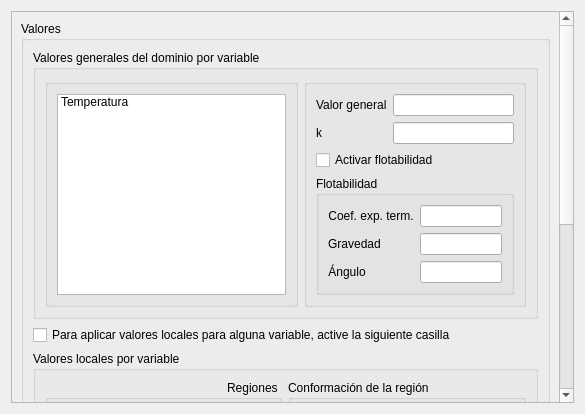
<?xml version="1.0" encoding="UTF-8"?>
<ui version="4.0">
 <class>valores_window</class>
 <widget class="QWidget" name="valores_window">
  <property name="geometry">
   <rect>
    <x>0</x>
    <y>0</y>
    <width>585</width>
    <height>414</height>
   </rect>
  </property>
  <property name="windowTitle">
   <string>Valores - PrePRODIC3D</string>
  </property>
  <layout class="QGridLayout" name="gridLayout_3">
   <item row="0" column="0">
    <widget class="QScrollArea" name="scrollArea">
     <property name="widgetResizable">
      <bool>true</bool>
     </property>
     <widget class="QWidget" name="scrollAreaWidgetContents">
      <property name="geometry">
       <rect>
        <x>0</x>
        <y>0</y>
        <width>548</width>
        <height>741</height>
       </rect>
      </property>
      <layout class="QVBoxLayout" name="verticalLayout_3">
       <item>
        <widget class="QGroupBox" name="groupBox">
         <property name="title">
          <string>Valores</string>
         </property>
         <layout class="QVBoxLayout" name="verticalLayout_2">
          <item>
           <widget class="QGroupBox" name="groupBox_2">
            <property name="title">
             <string>Valores generales del dominio por variable</string>
            </property>
            <layout class="QHBoxLayout" name="horizontalLayout">
             <item>
              <widget class="QGroupBox" name="groupBox_3">
               <property name="title">
                <string/>
               </property>
               <layout class="QGridLayout" name="gridLayout_2">
                <item row="0" column="0">
                 <widget class="QListWidget" name="listWidget">
                  <item>
                   <property name="text">
                    <string>Temperatura</string>
                   </property>
                  </item>
                 </widget>
                </item>
               </layout>
              </widget>
             </item>
             <item>
              <widget class="QGroupBox" name="groupBox_4">
               <property name="title">
                <string/>
               </property>
               <layout class="QFormLayout" name="formLayout_2">
                <item row="0" column="0">
                 <widget class="QLabel" name="label">
                  <property name="text">
                   <string>Valor general</string>
                  </property>
                 </widget>
                </item>
                <item row="0" column="1">
                 <widget class="QLineEdit" name="lineEdit"/>
                </item>
                <item row="1" column="0">
                 <widget class="QLabel" name="label_2">
                  <property name="text">
                   <string>k</string>
                  </property>
                 </widget>
                </item>
                <item row="1" column="1">
                 <widget class="QLineEdit" name="lineEdit_2"/>
                </item>
                <item row="2" column="0" colspan="2">
                 <widget class="QCheckBox" name="checkBox">
                  <property name="text">
                   <string>Activar flotabilidad</string>
                  </property>
                 </widget>
                </item>
                <item row="3" column="0" colspan="2">
                 <widget class="QGroupBox" name="groupBox_5">
                  <property name="title">
                   <string>Flotabilidad</string>
                  </property>
                  <layout class="QFormLayout" name="formLayout">
                   <item row="0" column="0">
                    <widget class="QLabel" name="label_3">
                     <property name="text">
                      <string>Coef. exp. term.</string>
                     </property>
                     <property name="alignment">
                      <set>Qt::AlignCenter</set>
                     </property>
                    </widget>
                   </item>
                   <item row="0" column="1">
                    <widget class="QLineEdit" name="lineEdit_3"/>
                   </item>
                   <item row="1" column="0">
                    <widget class="QLabel" name="label_4">
                     <property name="text">
                      <string>Gravedad</string>
                     </property>
                     <property name="alignment">
                      <set>Qt::AlignCenter</set>
                     </property>
                    </widget>
                   </item>
                   <item row="1" column="1">
                    <widget class="QLineEdit" name="lineEdit_4"/>
                   </item>
                   <item row="2" column="0">
                    <widget class="QLabel" name="label_5">
                     <property name="text">
                      <string>Ángulo</string>
                     </property>
                     <property name="alignment">
                      <set>Qt::AlignCenter</set>
                     </property>
                    </widget>
                   </item>
                   <item row="2" column="1">
                    <widget class="QLineEdit" name="lineEdit_5"/>
                   </item>
                  </layout>
                 </widget>
                </item>
               </layout>
              </widget>
             </item>
            </layout>
           </widget>
          </item>
          <item>
           <widget class="QCheckBox" name="checkBox_2">
            <property name="text">
             <string>Para aplicar valores locales para alguna variable, active la siguiente casilla</string>
            </property>
           </widget>
          </item>
          <item>
           <widget class="QGroupBox" name="groupBox_6">
            <property name="title">
             <string>Valores locales por variable</string>
            </property>
            <layout class="QHBoxLayout" name="horizontalLayout_2">
             <item>
              <widget class="QGroupBox" name="groupBox_7">
               <property name="layoutDirection">
                <enum>Qt::RightToLeft</enum>
               </property>
               <property name="title">
                <string>Regiones</string>
               </property>
               <layout class="QFormLayout" name="formLayout_3">
                <item row="2" column="0" colspan="2">
                 <widget class="QPushButton" name="pushButton">
                  <property name="text">
                   <string>Agregar una región</string>
                  </property>
                 </widget>
                </item>
                <item row="4" column="0" colspan="2">
                 <widget class="QPushButton" name="pushButton_2">
                  <property name="text">
                   <string>Eliminar última región</string>
                  </property>
                 </widget>
                </item>
                <item row="0" column="0" colspan="2">
                 <widget class="QListWidget" name="listWidget_2"/>
                </item>
                <item row="10" column="0">
                 <widget class="QLineEdit" name="lineEdit_6"/>
                </item>
                <item row="10" column="1">
                 <widget class="QLabel" name="label_6">
                  <property name="text">
                   <string>Valor local</string>
                  </property>
                  <property name="alignment">
                   <set>Qt::AlignCenter</set>
                  </property>
                 </widget>
                </item>
                <item row="11" column="0">
                 <widget class="QLineEdit" name="lineEdit_7"/>
                </item>
                <item row="11" column="1">
                 <widget class="QLabel" name="label_7">
                  <property name="text">
                   <string>Sc</string>
                  </property>
                  <property name="alignment">
                   <set>Qt::AlignCenter</set>
                  </property>
                 </widget>
                </item>
                <item row="14" column="0">
                 <widget class="QLineEdit" name="lineEdit_8"/>
                </item>
                <item row="14" column="1">
                 <widget class="QLabel" name="label_8">
                  <property name="text">
                   <string>Sp</string>
                  </property>
                  <property name="alignment">
                   <set>Qt::AlignCenter</set>
                  </property>
                 </widget>
                </item>
                <item row="17" column="0">
                 <widget class="QLineEdit" name="lineEdit_9"/>
                </item>
                <item row="17" column="1">
                 <widget class="QLabel" name="label_9">
                  <property name="text">
                   <string>k local</string>
                  </property>
                  <property name="alignment">
                   <set>Qt::AlignCenter</set>
                  </property>
                 </widget>
                </item>
                <item row="8" column="1">
                 <widget class="QCheckBox" name="checkBox_4">
                  <property name="text">
                   <string>Valor fijo</string>
                  </property>
                 </widget>
                </item>
                <item row="8" column="0">
                 <widget class="QCheckBox" name="checkBox_3">
                  <property name="text">
                   <string>Fuente lineal</string>
                  </property>
                 </widget>
                </item>
               </layout>
              </widget>
             </item>
             <item>
              <widget class="QGroupBox" name="groupBox_8">
               <property name="title">
                <string>Conformación de la región</string>
               </property>
               <layout class="QVBoxLayout" name="verticalLayout">
                <item>
                 <widget class="QListWidget" name="listWidget_3"/>
                </item>
                <item>
                 <widget class="QPushButton" name="pushButton_4">
                  <property name="text">
                   <string>Agregar un área</string>
                  </property>
                 </widget>
                </item>
                <item>
                 <widget class="QPushButton" name="pushButton_3">
                  <property name="text">
                   <string>Eliminar última área</string>
                  </property>
                 </widget>
                </item>
                <item>
                 <spacer name="verticalSpacer">
                  <property name="orientation">
                   <enum>Qt::Vertical</enum>
                  </property>
                  <property name="sizeType">
                   <enum>QSizePolicy::Fixed</enum>
                  </property>
                  <property name="sizeHint" stdset="0">
                   <size>
                    <width>20</width>
                    <height>40</height>
                   </size>
                  </property>
                 </spacer>
                </item>
                <item>
                 <widget class="QGroupBox" name="groupBox_9">
                  <property name="title">
                   <string/>
                  </property>
                  <layout class="QGridLayout" name="gridLayout">
                   <item row="2" column="0">
                    <widget class="QLabel" name="label_10">
                     <property name="text">
                      <string>Longitud</string>
                     </property>
                    </widget>
                   </item>
                   <item row="2" column="2">
                    <widget class="QLineEdit" name="lineEdit_13">
                     <property name="sizePolicy">
                      <sizepolicy hsizetype="Ignored" vsizetype="Fixed">
                       <horstretch>0</horstretch>
                       <verstretch>0</verstretch>
                      </sizepolicy>
                     </property>
                    </widget>
                   </item>
                   <item row="1" column="1">
                    <widget class="QLineEdit" name="lineEdit_10">
                     <property name="sizePolicy">
                      <sizepolicy hsizetype="Ignored" vsizetype="Fixed">
                       <horstretch>0</horstretch>
                       <verstretch>0</verstretch>
                      </sizepolicy>
                     </property>
                    </widget>
                   </item>
                   <item row="1" column="2">
                    <widget class="QLineEdit" name="lineEdit_11">
                     <property name="sizePolicy">
                      <sizepolicy hsizetype="Ignored" vsizetype="Fixed">
                       <horstretch>0</horstretch>
                       <verstretch>0</verstretch>
                      </sizepolicy>
                     </property>
                    </widget>
                   </item>
                   <item row="2" column="1">
                    <widget class="QLineEdit" name="lineEdit_12">
                     <property name="sizePolicy">
                      <sizepolicy hsizetype="Ignored" vsizetype="Fixed">
                       <horstretch>0</horstretch>
                       <verstretch>0</verstretch>
                      </sizepolicy>
                     </property>
                    </widget>
                   </item>
                   <item row="0" column="1">
                    <widget class="QLabel" name="label_12">
                     <property name="text">
                      <string>X</string>
                     </property>
                     <property name="alignment">
                      <set>Qt::AlignCenter</set>
                     </property>
                    </widget>
                   </item>
                   <item row="0" column="2">
                    <widget class="QLabel" name="label_13">
                     <property name="text">
                      <string>Y</string>
                     </property>
                     <property name="alignment">
                      <set>Qt::AlignCenter</set>
                     </property>
                    </widget>
                   </item>
                   <item row="1" column="0">
                    <widget class="QLabel" name="label_11">
                     <property name="text">
                      <string>Inicio</string>
                     </property>
                    </widget>
                   </item>
                   <item row="0" column="3">
                    <widget class="QLabel" name="label_14">
                     <property name="text">
                      <string>Z</string>
                     </property>
                     <property name="alignment">
                      <set>Qt::AlignCenter</set>
                     </property>
                    </widget>
                   </item>
                   <item row="1" column="3">
                    <widget class="QLineEdit" name="lineEdit_14">
                     <property name="sizePolicy">
                      <sizepolicy hsizetype="Ignored" vsizetype="Fixed">
                       <horstretch>0</horstretch>
                       <verstretch>0</verstretch>
                      </sizepolicy>
                     </property>
                    </widget>
                   </item>
                   <item row="2" column="3">
                    <widget class="QLineEdit" name="lineEdit_15">
                     <property name="sizePolicy">
                      <sizepolicy hsizetype="Ignored" vsizetype="Fixed">
                       <horstretch>0</horstretch>
                       <verstretch>0</verstretch>
                      </sizepolicy>
                     </property>
                    </widget>
                   </item>
                  </layout>
                 </widget>
                </item>
               </layout>
              </widget>
             </item>
            </layout>
           </widget>
          </item>
         </layout>
        </widget>
       </item>
      </layout>
     </widget>
    </widget>
   </item>
  </layout>
 </widget>
 <resources/>
 <connections/>
</ui>
